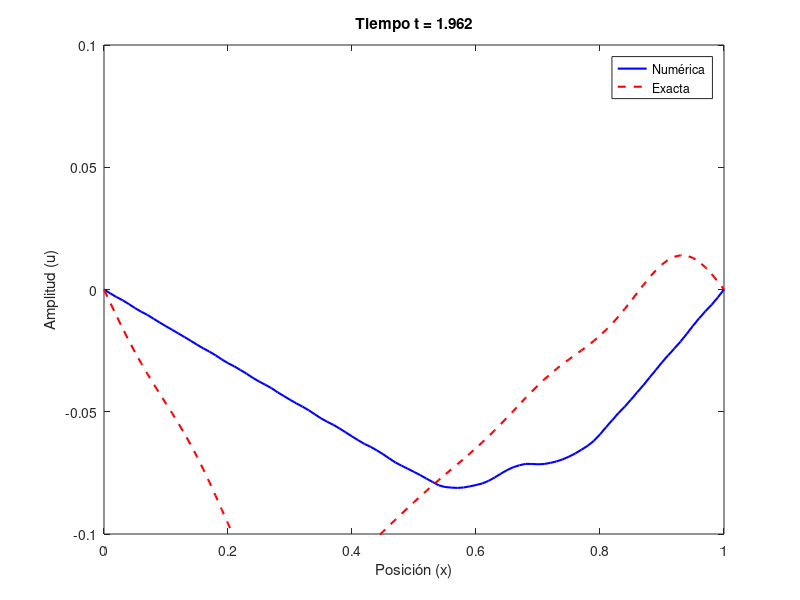

Recreate this plot in MATLAB.
% Parámetros iniciales
L = 1;              % Longitud de la cuerda
c = 1/pi;           % Velocidad de la onda
T = 2;              % Tiempo total
Nx = 100;           % Número de puntos en el espacio
Nt = 1000;          % Número de pasos en el tiempo

% Espaciado en el espacio y el tiempo
dx = L / Nx;
dt = T / Nt;

% Vector de posiciones
x = linspace(0, L, Nx+1);

% Inicialización de la matriz de solución
u = zeros(Nx+1, Nt+1);

% Condición inicial con la forma triangular
for i = 1:Nx+1
    if x(i) >= 0 && x(i) < 1/3
        u(i, 1) = (3 * x(i)) / 10;
    elseif x(i) >= 1/3 && x(i) <= 1
        u(i, 1) = (3 * (1 - x(i))) / 20;
    end
end

% Inicialización de la columna n-1
u(:, 2) = u(:, 1);

% Implementación del método de diferencias finitas
for n = 2:Nt
    for i = 2:Nx
        u(i, n+1) = 2 * (1 - c^2) * u(i, n) - u(i, n-1) + c^2 * (u(i+1, n) + u(i-1, n));
    end
end

% Solución exacta
u_exacta = zeros(Nx+1, Nt+1);
for n = 1:Nt
    for i = 1:Nx+1
        sum = 0;
        for m = 1:10  % Sumar un número finito de términos de la serie
            sum = sum + (9 / (10 * pi)) * (sin(m * pi / 3) / (m^2)) * sin(m * pi * x(i)) * cos(m * pi * c * n * dt);
        end
        u_exacta(i, n+1) = sum;
    end
end

% Graficar la solución numérica y la solución exacta en función del tiempo
figure;
for n = 1:20:Nt
    plot(x, u(:, n), 'b', 'LineWidth', 1.5);    % Solución numérica
    hold on;
    plot(x, u_exacta(:, n), 'r--', 'LineWidth', 1.5);    % Solución exacta
    axis([0 L -0.1 0.1]);
    xlabel('Posición (x)');
    ylabel('Amplitud (u)');
    title(['Tiempo t = ', num2str(n * dt)]);
    legend('Numérica', 'Exacta');
    pause(0.1);
    hold off;
end
